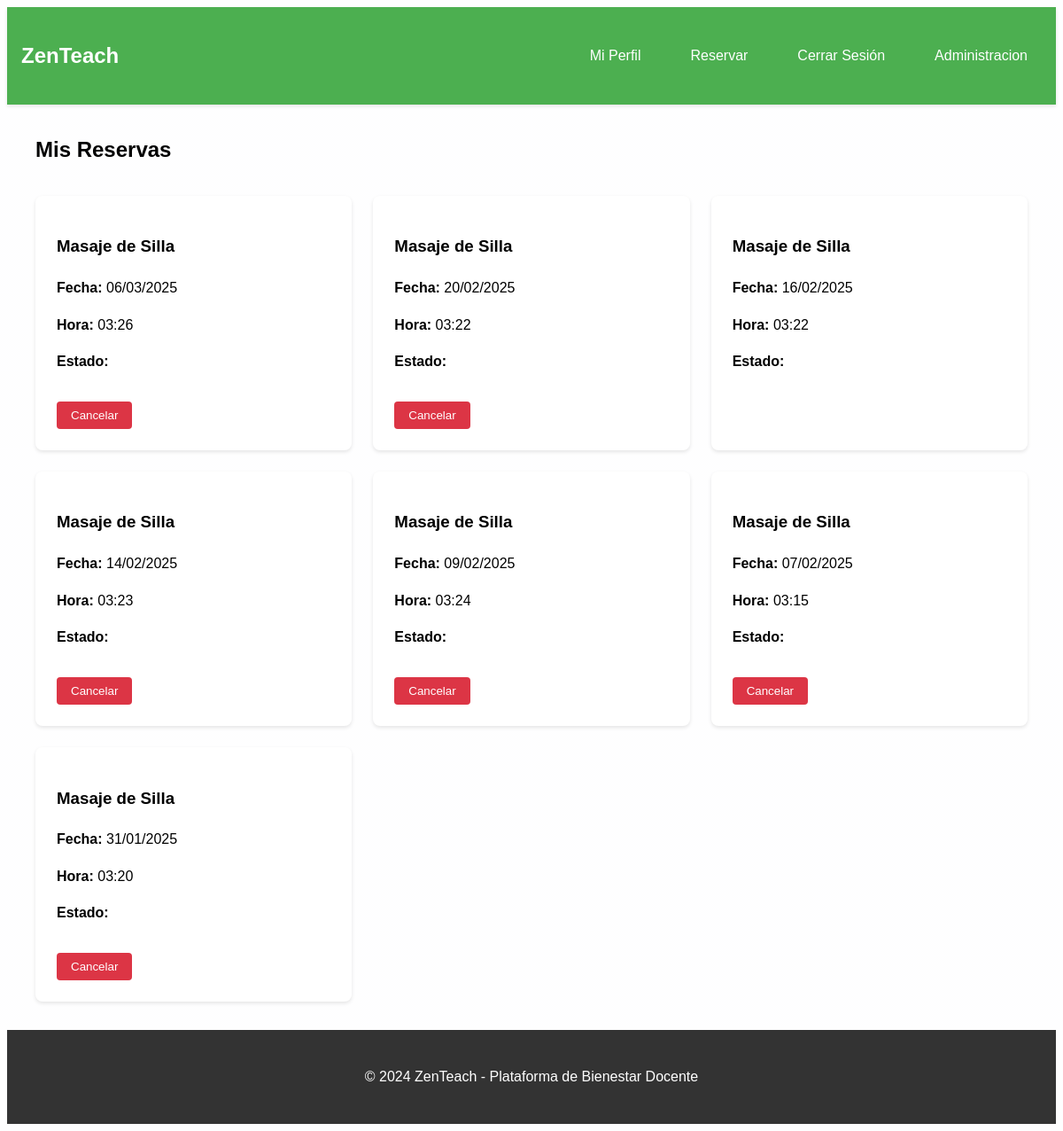
The app's page /mis-reservas/ (signed in) with its own data.
### core/models.py (models this page shows, shortened)
class Reserva(models.Model):
    usuario = models.ForeignKey(Usuario, on_delete=models.CASCADE, related_name='reservas')
    servicio = models.ForeignKey(Servicio, on_delete=models.CASCADE, related_name='reservas')
    fecha_hora = models.DateTimeField()
    estado = models.CharField(max_length=10, default='pendiente')
    creada = models.DateTimeField(auto_now_add=True)
    class Meta:
        verbose_name = "Reserva"
        verbose_name_plural = "Reservas"
        ordering = ['-fecha_hora']

class Servicio(models.Model):
    nombre = models.CharField(max_length=100)
    descripcion = models.TextField()
    duracion = models.IntegerField(help_text="Duración en minutos")
    precio = models.DecimalField(max_digits=10, decimal_places=2)
    activo = models.BooleanField(default=True)
    class Meta:
        verbose_name = "Servicio"
        verbose_name_plural = "Servicios"

### core/views.py (the view)
# urls.py: path('mis-reservas/', views.historial_reservas, name='historial_reservas'),
@login_required
def historial_reservas(request):
    now = timezone.now()
    reservas = Reserva.objects.filter(
        usuario=request.user
    ).select_related('servicio').order_by('-fecha_hora')
    context = {
        'reservas': reservas,
        'ahora': now
    }
    return render(request, 'core/mis_reservas.html', context)

### templates/core/mis_reservas.html (shortened to what this page needs)
{% extends 'base.html' %}
{% block content %}
<div class="reservas-container">
    <h2>Mis Reservas</h2>
    <div class="reservas-list">
        {% if reservas %}
            {% for reserva in reservas %}
                <div class="reserva-card">
                    <h3>{{ reserva.servicio.nombre }}</h3>
                    <p><strong>Fecha:</strong> {{ reserva.fecha_hora|date:"d/m/Y" }}</p>
                    <p><strong>Hora:</strong> {{ reserva.fecha_hora|date:"H:i" }}</p>
                    <p><strong>Estado:</strong> {{ reserva.get_estado_display }}</p>
                    {% if reserva.estado == 'pendiente' %}
                        <form method="post" action="{% url 'cancelar_reserva' reserva.id %}">
                            <button type="submit" class="btn-cancelar">Cancelar</button>
                        </form>
                    {% endif %}
                </div>
            {% endfor %}
        {% else %}
            <p class="no-reservas">No tienes reservas.</p>
        {% endif %}
    </div>
</div>
{% endblock %}

### templates/core/mis_reservas.html (style rules this page uses)
.reservas-container { max-width: 1200px; margin: 2rem auto; padding: 0 1rem; }
.reservas-list { display: grid; grid-template-columns: repeat(auto-fill, minmax(300px, 1fr)); gap: 1.5rem; margin-top: 2rem; }
.reserva-card { background: white; padding: 1.5rem; border-radius: 8px; box-shadow: 0 2px 4px rgba(0,0,0,0.1); }
.btn-cancelar { background: #dc3545; color: white; border: none; padding: 0.5rem 1rem; border-radius: 4px; cursor: pointer; margin-top: 1rem; }

### templates/base.html (style rules this page uses)
:root { --primary-color: #4CAF50; --primary-dark: #45a049; --text-color: #333; --bg-color: #f8f9fa; --shadow: 0 2px 4px rgba(0,0,0,0.1); }
body { font-family: 'Poppins', sans-serif; line-height: 1.6; background: var(--bg-color); background-image: linear-gradient(rgba(255, 255, 255, 0.9), rgba(255, 255, 255, 0.9)), url('/static/img/background.jpg'); background-size: cover; background-attachment: fixed; }

### records on screen
Reserva: servicio.nombre "Masaje de Silla", fecha_hora "06/03/2025", fecha_hora "03:26", estado "Cancelar"
Reserva: servicio.nombre "Masaje de Silla", fecha_hora "20/02/2025", fecha_hora "03:22", estado "Cancelar"
Reserva: servicio.nombre "Masaje de Silla", fecha_hora "16/02/2025", fecha_hora "03:22"
Reserva: servicio.nombre "Masaje de Silla", fecha_hora "14/02/2025", fecha_hora "03:23", estado "Cancelar"
Reserva: servicio.nombre "Masaje de Silla", fecha_hora "09/02/2025", fecha_hora "03:24", estado "Cancelar"
Reserva: servicio.nombre "Masaje de Silla", fecha_hora "07/02/2025", fecha_hora "03:15", estado "Cancelar"
Reserva: servicio.nombre "Masaje de Silla", fecha_hora "31/01/2025", fecha_hora "03:20", estado "Cancelar"
